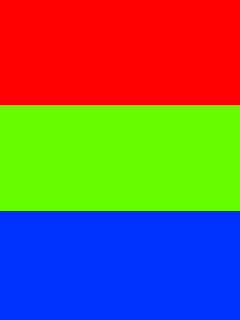
#> input picture components/GXEPD2/extras/bitmaps/test.bmp, 240 x 320 px
$ python image_converter_tool.py --input ../components/GXEPD2/extras/bitmaps/test.bmp
#> lines starting #> are read from the running program, lines starting #| are printed output that depends on the picture
#!/usr/bin/env python3
# -*- coding: utf-8 -*-
"""
墨水屏图片转换工具包
将图片批量转换为 ESP32 墨水屏格式的 .bin 文件
支持批量转换、自定义尺寸、统一处理模式
"""

import os
import sys
import argparse
import gzip
import shutil
from pathlib import Path
from PIL import Image
import io
from datetime import datetime

class ImageConverter:
    """图片转换器"""

    def __init__(self, width=416, height=240):
        """
        初始化转换器

        参数:
            width: 目标宽度（像素）
            height: 目标高度（像素）
        """
        self.width = width
        self.height = height
        self.mode = 'dithering'  # Floyd-Steinberg 抖动算法
        self.converted_count = 0
        self.failed_count = 0

    def convert_image_to_bin(self, image_path, output_path=None):
        """
        将单个图片转换为 .bin 格式

        参数:
            image_path: 输入图片路径
            output_path: 输出 .bin 文件路径（可选）

        返回:
            (成功标志, 输出文件路径, 文件大小)
        """
        try:
            image_path = Path(image_path)

            if not image_path.exists():
                print(f"❌ 错误: 找不到图片文件: {image_path}")
                self.failed_count += 1
                return False, None, 0

            # 打开并处理图片
            img = Image.open(image_path)
#> img is the input picture: PIL image 240x320 RGB; mean R, G, B 117.5, 101.8, 86.9
            original_size = img.size
#> original_size = (240, 320)

            print(f"📷 处理图片: {image_path.name}")
            print(f"   原始尺寸: {original_size[0]}x{original_size[1]}")
#|    原始尺寸: 240x320

            # 调整大小
            img = img.resize((self.width, self.height), Image.Resampling.LANCZOS)
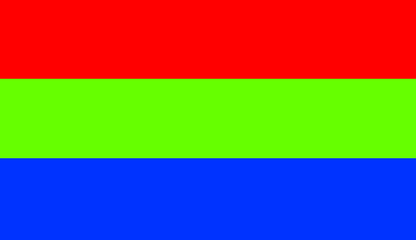
#> img: PIL image 416x240 RGB; mean R, G, B 117.4, 101.8, 86.9

            # 转换为灰度
            img = img.convert('L')
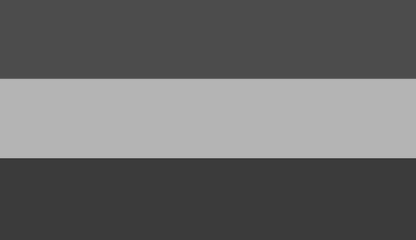
#> img: PIL image 416x240 L; min 52, max 183, mean 104.6

            # Floyd-Steinberg 抖动算法
            img = img.convert('1', dither=Image.Dither.FLOYDSTEINBERG)
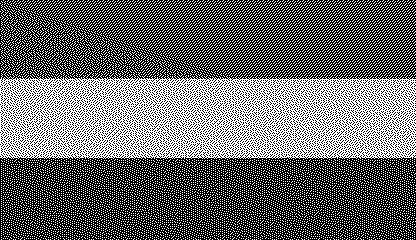
#> img: PIL image 416x240 1; 41% white in thin lines or dots

            # 转换为字节数组
            bytes_per_row = (self.width + 7) // 8
            total_bytes = bytes_per_row * self.height

            # 文件头: 宽度(4字节) + 高度(4字节) + 位图数据
            bin_data = bytearray()
            bin_data.extend(self.width.to_bytes(4, 'little'))
            bin_data.extend(self.height.to_bytes(4, 'little'))

            # 逐行扫描转换
            for y in range(self.height):
                for x_byte in range(bytes_per_row):
                    byte_val = 0
                    for bit in range(8):
                        x = x_byte * 8 + bit
                        if x < self.width:
                            pixel = img.getpixel((x, y))
                            # 墨水屏: 0=白色, 1=黑色
                            # PIL 二值图: 0=黑色, 255=白色
                            if not pixel:  # 黑色像素 -> 位设为1
                                byte_val |= (1 << (7 - bit))
                    bin_data.append(byte_val)

            # 确定输出路径
            if output_path is None:
                output_path = image_path.with_suffix('.bin')
            else:
                output_path = Path(output_path)

            # 创建输出目录（如果需要）
            output_path.parent.mkdir(parents=True, exist_ok=True)

            # 保存 .bin 文件
            with open(output_path, 'wb') as f:
                f.write(bin_data)

            file_size_kb = len(bin_data) / 1024
#> file_size_kb = 12.2

            print(f"   ✅ 转换成功")
            print(f"   目标尺寸: {self.width}x{self.height}")
            print(f"   文件大小: {file_size_kb:.2f} KB")
#|    文件大小: 12.20 KB
            print(f"   输出文件: {output_path}")

            self.converted_count += 1
            return True, str(output_path), len(bin_data)

        except Exception as e:
            print(f"❌ 转换失败: {e}")
            self.failed_count += 1
            import traceback
            traceback.print_exc()
            return False, None, 0

    # [123 lines left out: functions convert_directory, _backup_directory, _delete_image_files, print_summary, not called in this run]

def main():
    """主函数"""
    parser = argparse.ArgumentParser(
        description='墨水屏图片转换工具包 - 批量转换图片为 .bin 格式',
        formatter_class=argparse.RawDescriptionHelpFormatter,
        epilog='''
示例:
  # 转换单个图片
  python image_converter_tool.py --input image.jpg --width 416 --height 240

  # 批量转换目录中的图片
  python image_converter_tool.py --input ./pictures --output ./bin_files --width 416 --height 240

  # 转换并保存到指定目录
  python image_converter_tool.py -i ./source --o ./output -w 416 -h 240

支持的图片格式: JPG, JPEG, PNG, BMP, GIF, WebP
处理模式: Floyd-Steinberg 抖动算法（统一）
        '''
    )

    parser.add_argument('-i', '--input', required=True,
                        help='输入图片文件或目录路径')
    parser.add_argument('-o', '--output', default=None,
                        help='输出 .bin 文件目录（默认与输入同目录）')
    parser.add_argument('-w', '--width', type=int, default=416,
                        help='目标图片宽度，单位像素（默认: 416）')
    parser.add_argument('-hh', '--height', type=int, default=240,
                        help='目标图片高度，单位像素（默认: 240）')
    parser.add_argument('-b', '--backup', action='store_true', default=True,
                        help='转换完成后创建原始图片文件夹的备份（默认: 启用）')
    parser.add_argument('--no-backup', dest='backup', action='store_false',
                        help='转换完成后不创建备份')
    parser.add_argument('-d', '--delete', action='store_true', default=True,
                        help='转换完成后删除原始图片文件（默认: 启用）')
    parser.add_argument('--no-delete', dest='delete_originals', action='store_false',
                        help='转换完成后不删除原始图片')
    parser.add_argument('-v', '--verbose', action='store_true',
                        help='显示详细信息')

    args = parser.parse_args()

    # 创建转换器
    converter = ImageConverter(width=args.width, height=args.height)

    input_path = Path(args.input)

    print("=" * 60)
    print("🖼️  墨水屏图片转换工具包")
    print("=" * 60)
    print(f"输入: {input_path}")
    print(f"宽度: {args.width} px")
    print(f"高度: {args.height} px")
    print(f"模式: Floyd-Steinberg 抖动算法")
    print()

    # 判断是文件还是目录
    if input_path.is_file():
        # 单个文件
        print("📄 转换单个文件...\n")
        output_file = args.output if args.output else None
        success, output_path, file_size = converter.convert_image_to_bin(str(input_path), output_file)
#> success = True; file_size = 12488

        if success:
            print(f"\n✅ 转换成功!")
            print(f"输出文件: {output_path}")
#| 输出文件: ../components/GXEPD2/extras/bitmaps/test.bin
        else:
            print(f"\n❌ 转换失败!")
            sys.exit(1)

    elif input_path.is_dir():
        # 目录
        print("📁 批量转换目录...\n")
        success_count, failed_count = converter.convert_directory(
            str(input_path),
            args.output,
            backup=args.backup,
            delete_originals=args.delete_originals
        )
        converter.print_summary()

        if failed_count > 0:
            sys.exit(1)

    else:
        print(f"❌ 错误: {input_path} 既不是文件也不是目录")
        sys.exit(1)

    print("\n✨ 完成!")

if __name__ == '__main__':
    main()
